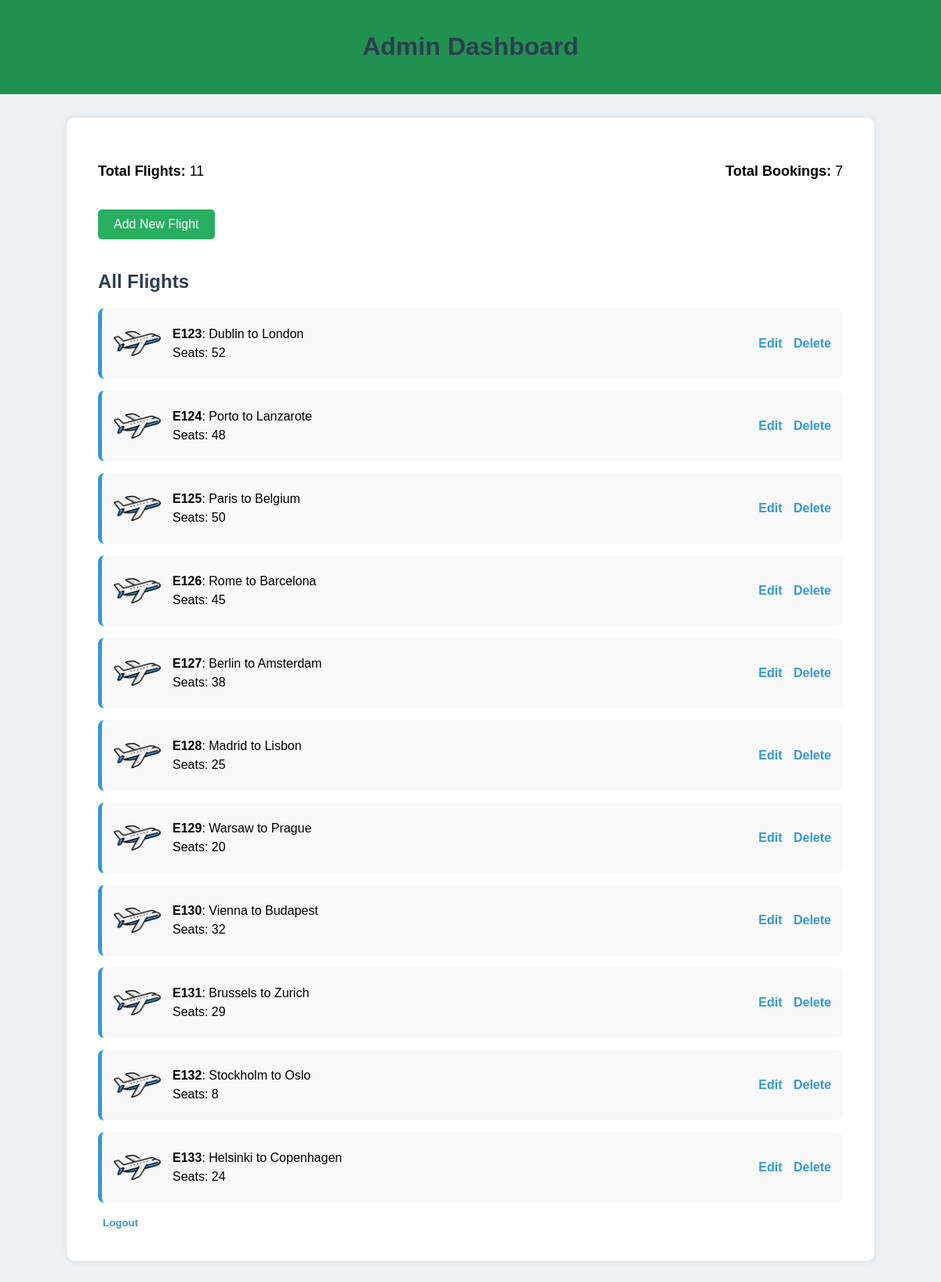
/accounts/admin_dashboard/ (signed in), run on an earlier commit of the app's database.
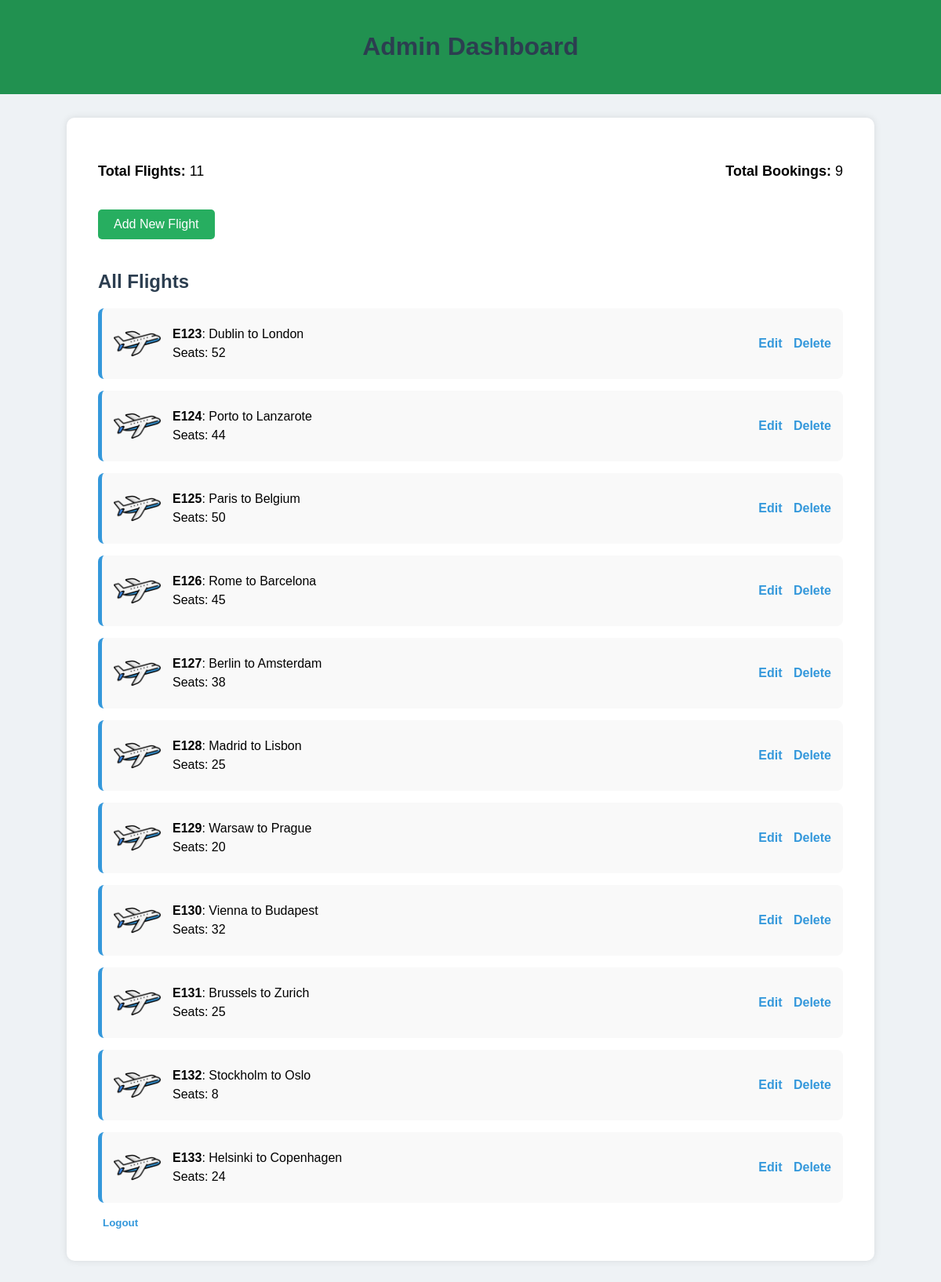
And on a later commit of the database.
### accounts/models.py (models this page shows, shortened)
class Flight(models.Model):
    flight_number = models.CharField(max_length=20)
    origin = models.CharField(max_length=100)
    destination = models.CharField(max_length=100)
    departure_time = models.DateTimeField()
    arrival_time = models.DateTimeField()
    available_seats = models.PositiveIntegerField()

### accounts/views.py (the view)
# urls.py: path('admin_dashboard/', admin_dashboard_view, name='admin_dashboard'),
@login_required
@user_passes_test(lambda u: u.role == 'admin')
def admin_dashboard_view(request):
    total_flights = Flight.objects.count()
    total_bookings = Booking.objects.count()
    flights = Flight.objects.all()
    return render(request, 'accounts/admin_dashboard.html', {
        'total_flights': total_flights,
        'total_bookings': total_bookings,
        'flights': flights
    })

### accounts/templates/accounts/admin_dashboard.html (shortened to what this page needs)
{% load static %}
<!DOCTYPE html>
<html lang="en">
<head>
</head>
<body>
    <header>
        <h1>Admin Dashboard</h1>
    </header>
    <div class="dashboard-container">
        <div class="stats">
            <p><strong>Total Flights:</strong> {{ total_flights }}</p>
            <p><strong>Total Bookings:</strong> {{ total_bookings }}</p>
        </div>
        <a href="{% url 'add_flight' %}" class="add-flight-link">Add New Flight</a>
        <h2>All Flights</h2>
        {% if flights %}
            <ul class="flight-list">
                {% for flight in flights %}
                    <li class="flight-card">
                        <div class="flight-info">
                            <img src="{% static 'accounts/images/plane-icon.png' %}" alt="Flight Icon">
                            <div class="flight-details">
                                <strong>{{ flight.flight_number }}</strong>: {{ flight.origin }} to {{ flight.destination }}<br>
                                Seats: {{ flight.available_seats }}
                            </div>
                        </div>
                        <div class="flight-actions">
                            <a href="{% url 'edit_flight' flight.id %}">Edit</a>
                            <a href="{% url 'delete_flight' flight.id %}">Delete</a>
                        </div>
                    </li>
                {% endfor %}
            </ul>
        {% else %}
            <p>No flights available.</p>
        {% endif %}
            <form method="POST" action="{% url 'logout' %}" style="display:inline;">
                <button type="submit" style="background:none; border:none; color:#3498db; font-weight:bold; cursor:pointer;">Logout</button>
            </form>
        </div>
</body>
</html>

### accounts/templates/accounts/admin_dashboard.html (style rules this page uses)
body { font-family: Arial, sans-serif; background-color: #eef2f5; margin: 0; padding: 0; }
header { background-color: #219150; color: white; padding: 20px; text-align: center; }
.dashboard-container { max-width: 950px; margin: 30px auto; background: white; padding: 40px; border-radius: 10px; box-shadow: 0 0 10px rgba(0,0,0,0.1); }
h1, h2 { color: #2c3e50; }
.stats { display: flex; justify-content: space-between; margin-bottom: 20px; font-size: 18px; }
.add-flight-link { display: inline-block; margin-bottom: 20px; background-color: #27ae60; color: white; padding: 10px 20px; border-radius: 5px; text-decoration: none; }
.flight-list { list-style: none; padding: 0; }
.flight-card { background: #f9f9f9; display: flex; align-items: center; justify-content: space-between; border-left: 5px solid #3498db; padding: 15px; margin-bottom: 15px; border-radius: 8px; }
.flight-card img { width: 60px; height: auto; margin-right: 15px; }
.flight-info { display: flex; align-items: center; flex-grow: 1; }
.flight-details { line-height: 1.5; }
.flight-actions a { margin-left: 10px; text-decoration: none; color: #3498db; font-weight: bold; }

What changed in the data, as far as the page shows it:
changed Flight "Porto": available_seats "48" → "44"
changed Flight "Brussels": available_seats "29" → "25"
Also different on the page:
{{ total_bookings }}: "7" → "9"
